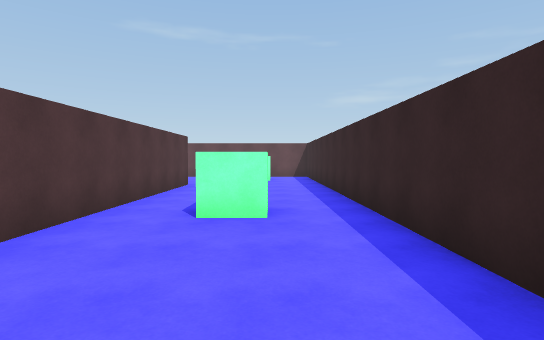
view 1 (above)

22 first-person views from a walk through a Unity game level. The camera is 1.5 m above the floor, tilts 2° down and sees 80° across. The floor is counted in squares, 1.8 m on a side. Each view is taken from the middle of a square. On the plan, view 1 faces up. The plan holds only what a view shows up to about 11 squares ahead; the rest is blank. The place goes on beyond the plan. The player character is not drawn.

view 2
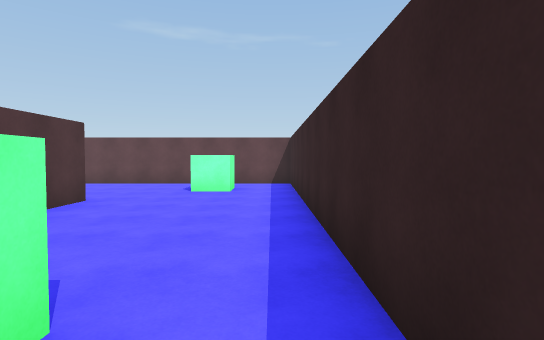

view 3
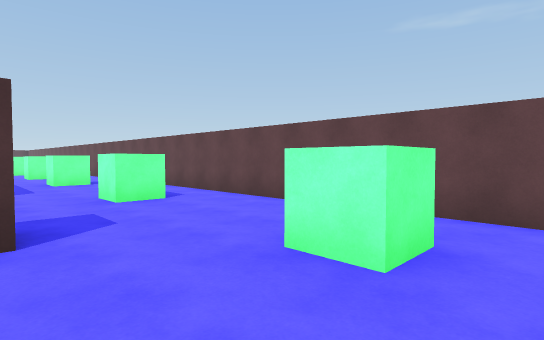

view 4
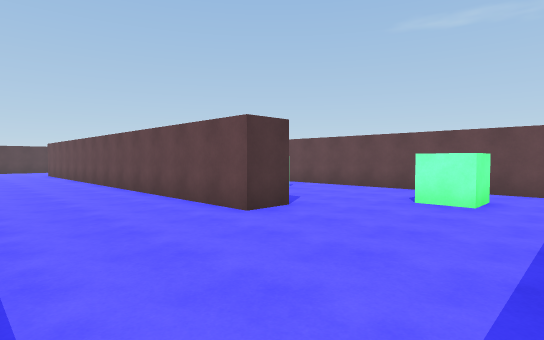

view 5
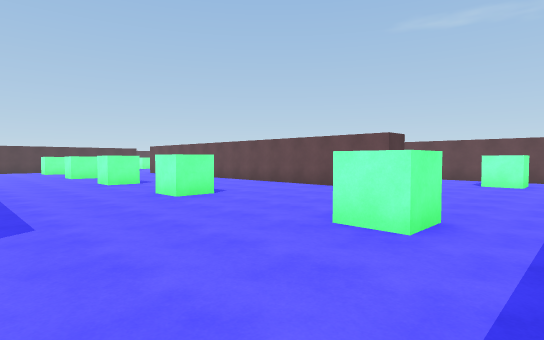

view 6
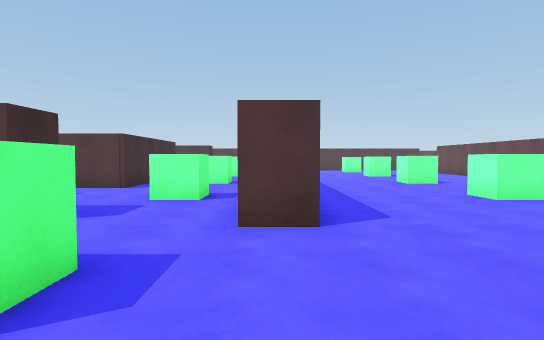

view 7
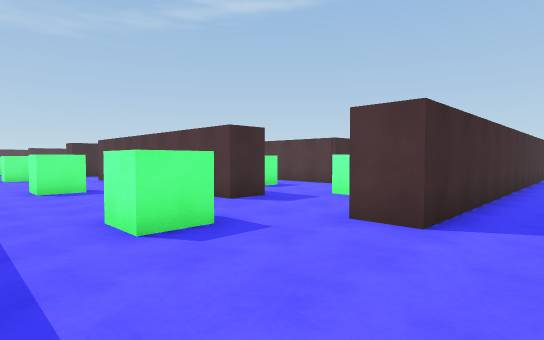

view 8
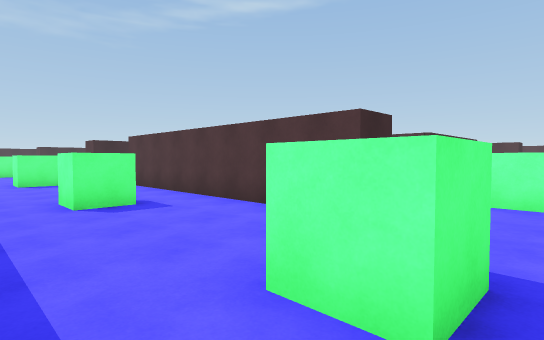

view 9
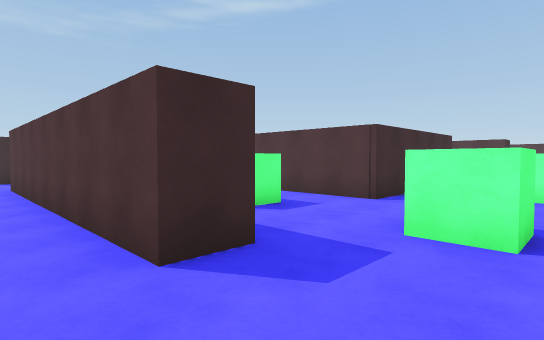

view 10
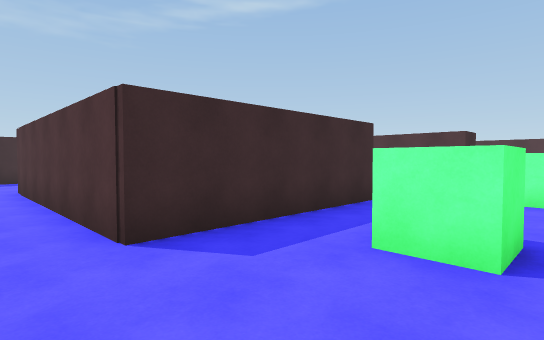

view 11
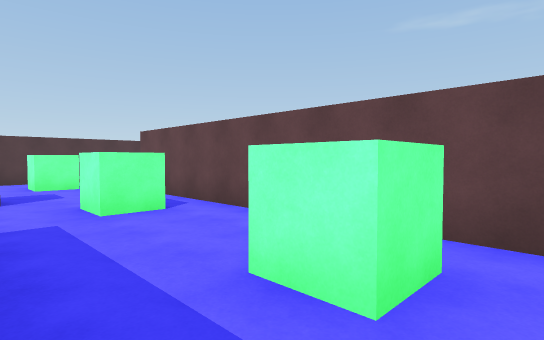

view 12
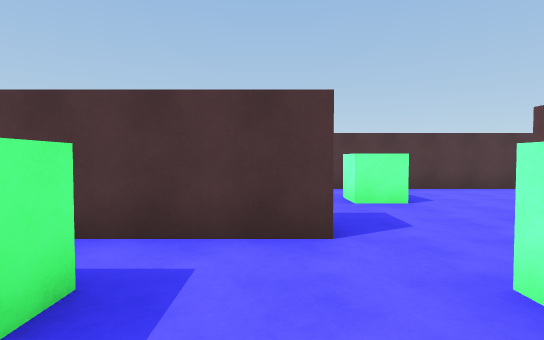

view 13
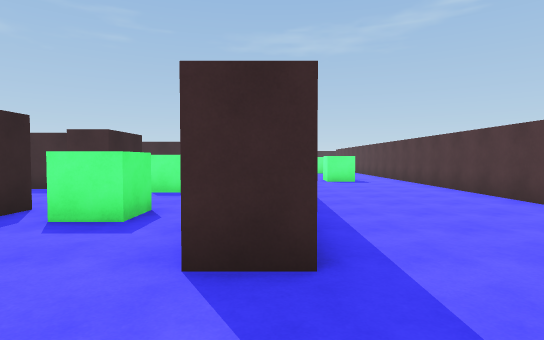

view 14
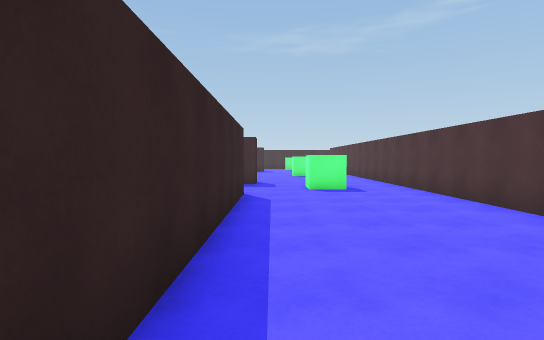

view 15
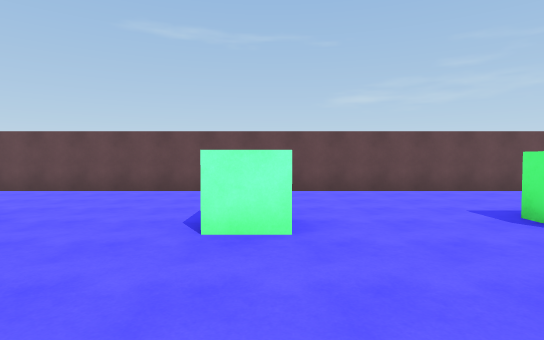

view 16
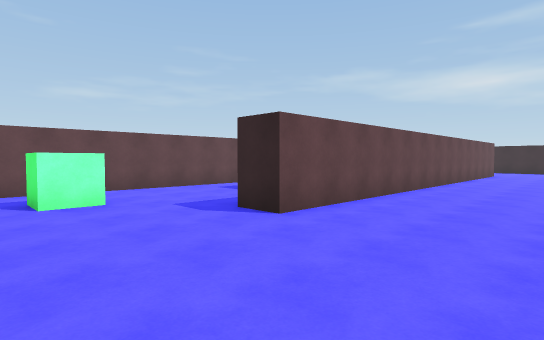

view 17
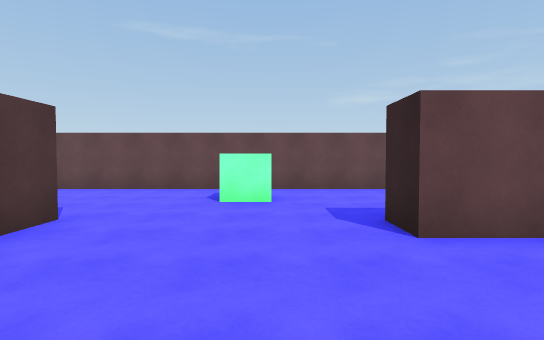

view 18
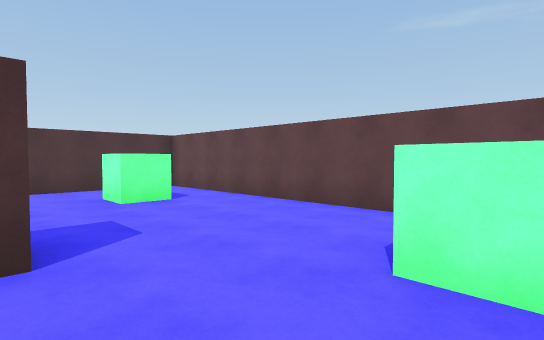

view 19
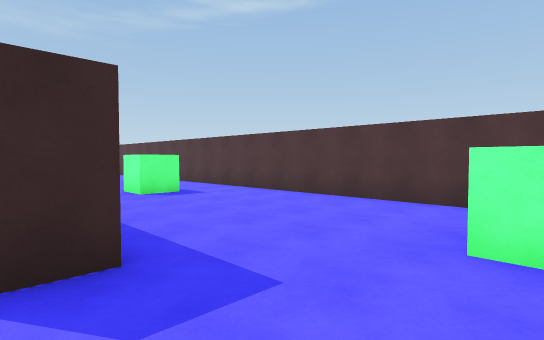

view 20
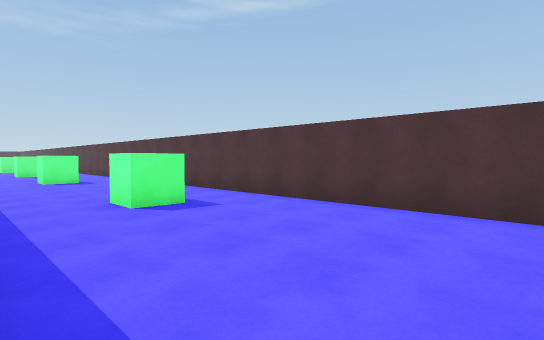

view 21
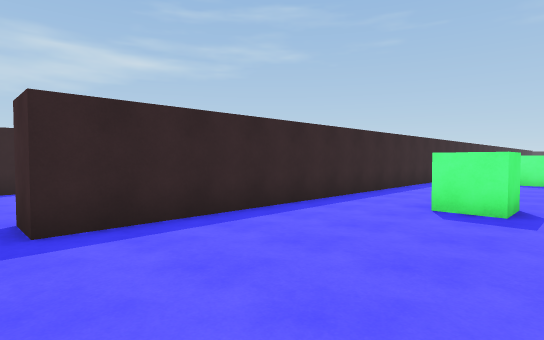

view 22
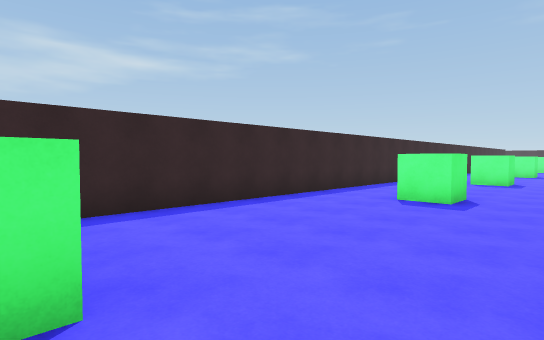

### Floor plan
Points are (right, up) in squares from view 1. A wall is a line through its corners. A room is listed if a view was taken in it or the views show most of it. See-through windows are left out.
Room 1 (views 1, 2, 3, 4, 5, 6, 7, 8, 9, 10, 11, 12, 13, 14, 15, 16, 17, 18, 19, 20, 21, 22)
walls: (-18.2, 0.6) (-7.9, 0.6) (-7.9, -0.5); (-14.2, -0.4) (-15.1, -0.4); (-18.1, -0.4) (-21.1, -0.4); (-18.1, -4.2) (-13.2, -4.2) (-13.2, -10.9); (-18.1, -6.4) (-18.1, -5.6); (-22.4, -3.4) (-21.3, -3.4) (-21.3, -6.1); (-9.1, -3.4) (-8.1, -3.4) (-8.1, -11.8); (-26.9, 2.8) (-26.9, -0.2); (-26.9, -2) (-26.9, -2.9); (-7.9, 10.4) (-7.9, 9.4) (-22.3, 9.4) (-22.3, 10.4); (-26.9, -6.8) (-26.9, -15); (-27.9, -5.6) (-27.9, 10.4) (-26.9, 10.4) (-26.9, 9.4); (-22.3, -11.6) (-22.3, -4.8); (-19.2, 14.9) (-33.2, 14.9); (-13.8, -14.6) (-13.1, -14.6); (-2.7, 10.5) (-2.7, 3.1); (-22.5, -14.6) (-22, -14.6); (1.6, 1.9) (1.6, 14.5); (-33.2, 13) (-33.2, 1.9); (1.6, 14.9) (-10.8, 14.9)
ways out: opening at (-17.5, -7.5)
objects: green cube (-31, -7); green cube (-31, -2) to (-30, -2); green cube (-31, 5) to (-30, 5); green cube (-31, 13) to (-30, 13); green cube (-25, -13) to (-24, -13); green cube (-25, -2) to (-24, -2); green cube (-25, 13) to (-24, 13); green cube (-20, -9) to (-19, -9); green cube (-20, -6) to (-19, -6); green cube (-20, -2) to (-19, -2); green cube (-16, -2) to (-15, -2); green cube (-16, 5) to (-15, 5); green cube (-11, -6); green cube (-11, -2); green cube (-11, 5); green cube (-11, 12) to (-11, 13); green cube (-6, -13); green cube (-6, -8) to (-6, -7); green cube (-6, -2); green cube (-6, 5); green cube (-6, 13); green cube (-1, 5) to (0, 5); green cube (-1, 13) to (0, 13)

Positions as (right, up) in squares from view 1, and headings:
1: (0, 0), facing up
2: (1, 4), facing up
3: (1, 10), facing up-left
4: (-4, 6), facing up-left
5: (-4, 1), facing up-left
6: (-4, 0), facing left
7: (-4, 2), facing down-left
8: (-4, -1), facing down-left
9: (-7, -1), facing down-left
10: (-12, -1), facing down-left
11: (-14, -4), facing up-left
12: (-18, -4), facing left
13: (-22, -1), facing down
14: (-23, -4), facing down
15: (-15, 1), facing up
16: (-26, 6), facing up-right
17: (-24, 6), facing up
18: (-24, 10), facing up-left
19: (-27, 13), facing down-left
20: (-28, 11), facing down-left
21: (-32, 11), facing down-right
22: (-33, 5), facing down-right
